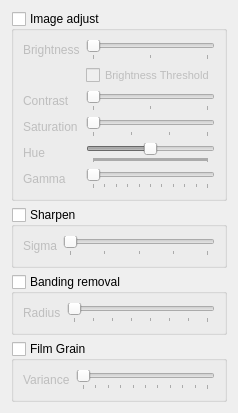
  <widget class="QWidget" name="tab">
   <attribute name="title">
    <string>Essential</string>
   </attribute>
   <layout class="QGridLayout" name="gridLayout_8">
    <item row="0" column="0">
     <widget class="QGroupBox" name="adjustEnable">
      <property name="enabled">
       <bool>true</bool>
      </property>
      <property name="title">
       <string>Image adjust</string>
      </property>
      <property name="checkable">
       <bool>true</bool>
      </property>
      <property name="checked">
       <bool>false</bool>
      </property>
      <layout class="QGridLayout" name="gridLayout_6">
       <item row="4" column="0">
        <widget class="QLabel" name="label">
         <property name="text">
          <string>Hue</string>
         </property>
         <property name="buddy">
          <cstring>hueSlider</cstring>
         </property>
        </widget>
       </item>
       <item row="4" column="1">
        <widget class="QSlider" name="hueSlider">
         <property name="minimum">
          <number>-180</number>
         </property>
         <property name="maximum">
          <number>180</number>
         </property>
         <property name="orientation">
          <enum>Qt::Horizontal</enum>
         </property>
         <property name="tickPosition">
          <enum>QSlider::TicksBelow</enum>
         </property>
         <property name="tickInterval">
          <number>1</number>
         </property>
        </widget>
       </item>
       <item row="0" column="0">
        <widget class="QLabel" name="label_3">
         <property name="text">
          <string>Brightness</string>
         </property>
         <property name="buddy">
          <cstring>brightnessSlider</cstring>
         </property>
        </widget>
       </item>
       <item row="0" column="1">
        <widget class="QSlider" name="brightnessSlider">
         <property name="maximum">
          <number>200</number>
         </property>
         <property name="orientation">
          <enum>Qt::Horizontal</enum>
         </property>
         <property name="tickPosition">
          <enum>QSlider::TicksBelow</enum>
         </property>
         <property name="tickInterval">
          <number>100</number>
         </property>
        </widget>
       </item>
       <item row="1" column="1">
        <widget class="QCheckBox" name="brightnessThresholdCheck">
         <property name="font">
          <font>
           <pointsize>8</pointsize>
          </font>
         </property>
         <property name="text">
          <string>Brightness Threshold</string>
         </property>
        </widget>
       </item>
       <item row="2" column="0">
        <widget class="QLabel" name="label_2">
         <property name="text">
          <string>Contrast</string>
         </property>
         <property name="buddy">
          <cstring>contrastSlider</cstring>
         </property>
        </widget>
       </item>
       <item row="2" column="1">
        <widget class="QSlider" name="contrastSlider">
         <property name="maximum">
          <number>200</number>
         </property>
         <property name="orientation">
          <enum>Qt::Horizontal</enum>
         </property>
         <property name="tickPosition">
          <enum>QSlider::TicksBelow</enum>
         </property>
         <property name="tickInterval">
          <number>100</number>
         </property>
        </widget>
       </item>
       <item row="3" column="0">
        <widget class="QLabel" name="label_4">
         <property name="text">
          <string>Saturation</string>
         </property>
         <property name="buddy">
          <cstring>saturationSlider</cstring>
         </property>
        </widget>
       </item>
       <item row="3" column="1">
        <widget class="QSlider" name="saturationSlider">
         <property name="maximum">
          <number>300</number>
         </property>
         <property name="orientation">
          <enum>Qt::Horizontal</enum>
         </property>
         <property name="tickPosition">
          <enum>QSlider::TicksBelow</enum>
         </property>
         <property name="tickInterval">
          <number>100</number>
         </property>
        </widget>
       </item>
       <item row="5" column="0">
        <widget class="QLabel" name="label_5">
         <property name="text">
          <string>Gamma</string>
         </property>
         <property name="buddy">
          <cstring>gammaSlider</cstring>
         </property>
        </widget>
       </item>
       <item row="5" column="1">
        <widget class="QSlider" name="gammaSlider">
         <property name="maximum">
          <number>1000</number>
         </property>
         <property name="orientation">
          <enum>Qt::Horizontal</enum>
         </property>
         <property name="tickPosition">
          <enum>QSlider::TicksBelow</enum>
         </property>
         <property name="tickInterval">
          <number>100</number>
         </property>
        </widget>
       </item>
      </layout>
     </widget>
    </item>
    <item row="1" column="0">
     <widget class="QGroupBox" name="sharpenEnable">
      <property name="title">
       <string>Sharpen</string>
      </property>
      <property name="checkable">
       <bool>true</bool>
      </property>
      <property name="checked">
       <bool>false</bool>
      </property>
      <layout class="QGridLayout">
       <item row="0" column="0">
        <widget class="QLabel" name="label_29">
         <property name="text">
          <string>Sigma</string>
         </property>
         <property name="buddy">
          <cstring>sharpenSigmaSlider</cstring>
         </property>
        </widget>
       </item>
       <item row="0" column="1">
        <widget class="QSlider" name="sharpenSigmaSlider">
         <property name="maximum">
          <number>200</number>
         </property>
         <property name="pageStep">
          <number>10</number>
         </property>
         <property name="orientation">
          <enum>Qt::Horizontal</enum>
         </property>
         <property name="tickPosition">
          <enum>QSlider::TicksBelow</enum>
         </property>
         <property name="tickInterval">
          <number>50</number>
         </property>
        </widget>
       </item>
      </layout>
     </widget>
    </item>
    <item row="2" column="0">
     <widget class="QGroupBox" name="gradfunEnable">
      <property name="title">
       <string>Banding removal</string>
      </property>
      <property name="checkable">
       <bool>true</bool>
      </property>
      <property name="checked">
       <bool>false</bool>
      </property>
      <layout class="QGridLayout" name="gridLayout_2">
       <item row="0" column="0">
        <widget class="QLabel" name="label_32">
         <property name="text">
          <string>Radius</string>
         </property>
         <property name="buddy">
          <cstring>gradfunRadiusSlider</cstring>
         </property>
        </widget>
       </item>
       <item row="0" column="1">
        <widget class="QSlider" name="gradfunRadiusSlider">
         <property name="minimum">
          <number>4</number>
         </property>
         <property name="maximum">
          <number>32</number>
         </property>
         <property name="pageStep">
          <number>4</number>
         </property>
         <property name="orientation">
          <enum>Qt::Horizontal</enum>
         </property>
         <property name="tickPosition">
          <enum>QSlider::TicksBelow</enum>
         </property>
         <property name="tickInterval">
          <number>4</number>
         </property>
        </widget>
       </item>
      </layout>
     </widget>
    </item>
    <item row="3" column="0">
     <widget class="QGroupBox" name="grainEnable">
      <property name="title">
       <string>Film Grain</string>
      </property>
      <property name="checkable">
       <bool>true</bool>
      </property>
      <property name="checked">
       <bool>false</bool>
      </property>
      <layout class="QGridLayout" name="gridLayout_4">
       <item row="0" column="0">
        <widget class="QLabel" name="label_50">
         <property name="text">
          <string>Variance</string>
         </property>
         <property name="buddy">
          <cstring>grainVarianceSlider</cstring>
         </property>
        </widget>
       </item>
       <item row="0" column="1">
        <widget class="QSlider" name="grainVarianceSlider">
         <property name="minimum">
          <number>0</number>
         </property>
         <property name="maximum">
          <number>40</number>
         </property>
         <property name="pageStep">
          <number>4</number>
         </property>
         <property name="orientation">
          <enum>Qt::Horizontal</enum>
         </property>
         <property name="tickPosition">
          <enum>QSlider::TicksBelow</enum>
         </property>
         <property name="tickInterval">
          <number>4</number>
         </property>
        </widget>
       </item>
      </layout>
     </widget>
    </item>
   </layout>
  </widget>
